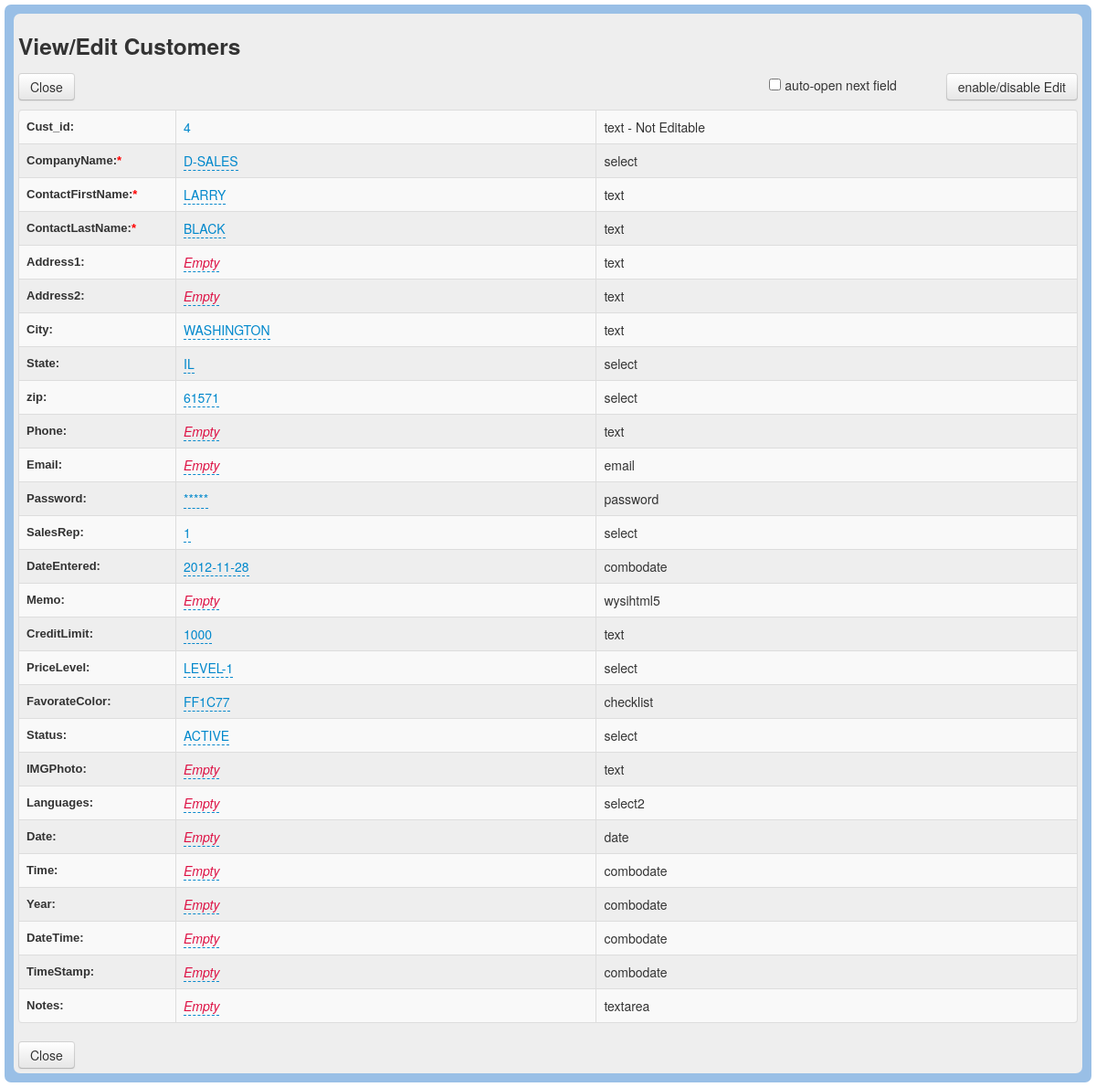
The page /db_Edit.php?id=4 on the database its author committed.
### tables this page shows
CREATE TABLE IF NOT EXISTS `customers` (
  `Cust_id` int(11) NOT NULL AUTO_INCREMENT,
  `CompanyName` varchar(50) DEFAULT NULL,
  `ContactFirstName` varchar(50) DEFAULT NULL,
  `ContactLastName` varchar(50) DEFAULT NULL,
  `Address1` varchar(50) DEFAULT NULL,
  `Address2` varchar(50) DEFAULT NULL,
  `City` varchar(50) DEFAULT NULL,
  `State` varchar(50) DEFAULT NULL,
  `zip` varchar(15) DEFAULT NULL,
  `Phone` varchar(50) DEFAULT NULL,
  `Email` varchar(100) DEFAULT NULL,
  `Password` varchar(100) DEFAULT NULL,
  `SalesRep` varchar(11) DEFAULT NULL,
  `DateEntered` date DEFAULT NULL,
  `Memo` blob,
  `CreditLimit` double DEFAULT NULL,
  `PriceLevel` varchar(50) DEFAULT NULL,
  `FavorateColor` varchar(50) DEFAULT NULL,
  `Status` varchar(50) DEFAULT NULL,
  `IMGPhoto` varchar(255) DEFAULT NULL,
  `Languages` varchar(100) DEFAULT NULL,
  `Date` date DEFAULT NULL,
  `Time` time DEFAULT NULL,
  `Year` year(4) DEFAULT NULL,
  `DateTime` datetime DEFAULT NULL,
  `TimeStamp` timestamp NULL DEFAULT NULL,
  `Notes` longtext,
  PRIMARY KEY (`Cust_id`)
);

### includes/db_Config.php (called while the page is built, shortened)
<?php
$db_Table = 'customers';
$appTitle = 'Customers';
$appTheme = 'blue';
$strFieldType  	= 'text,select,text,text,text,text,text,select,select,text,email,password,select,combodate,wysihtml5,text,select,checklist,select,text,select2,date,combodate,combodate,combodate,combodate,textarea';
$dbCanEdit = 1;
$strDisplayViewEdit =   "322222222222221222222222222";
$strRequired =          "011100000000000000000000000";
?>

### includes/db_Language.php (called while the page is built, shortened)
<?php
$txtEditView = "View/Edit";
$txtEnableButton = "enable/disable Edit";
?>

### includes/MeekroDB/meekrodb.2.1.class.php (called while the page is built, shortened)
<?php
class DB {
  protected static $mdb = null;
  public static function getMDB() {
    $mdb = DB::$mdb;
    if ($mdb === null) {
      $mdb = DB::$mdb = new MeekroDB();
    }
    return $mdb;
  }
  public static function queryFirstRow() { $args = func_get_args(); return call_user_func_array(array(DB::getMDB(), 'queryFirstRow'), $args); }
  public static function count() { $args = func_get_args(); return call_user_func_array(array(DB::getMDB(), 'count'), $args); }
  public static function columnList() { $args = func_get_args(); return call_user_func_array(array(DB::getMDB(), 'columnList'), $args); }
}
class MeekroDB {
  public $dbName = '';
  public $user = '';
  public $password = '';
  public $host = 'localhost';
  public $port = null;
  public $encoding = 'latin1';
  public $param_char = '%';
  public $named_param_seperator = '_';
  public $internal_mysql = null;
  public function __construct($host=null, $user=null, $password=null, $dbName=null, $port=null, $encoding=null) {
    if ($host === null) $host = DB::$host;
    if ($user === null) $user = DB::$user;
    if ($password === null) $password = DB::$password;
    if ($dbName === null) $dbName = DB::$dbName;
    if ($port === null) $port = DB::$port;
    if ($encoding === null) $encoding = DB::$encoding;
    $this->host = $host;
    $this->user = $user;
    $this->password = $password;
    $this->dbName = $dbName;
    $this->port = $port;
    $this->encoding = $encoding;
  }
  public function get() {
    $mysql = $this->internal_mysql;
    if ($mysql == null) {
      $mysql = new mysqli($this->host, $this->user, $this->password, $this->dbName, $this->port);
      $mysql->set_charset($this->encoding);
      $this->internal_mysql = $mysql;
    }
    return $mysql;
  }
  public function count() { $args = func_get_args(); return call_user_func_array(array($this, 'numRows'), $args); }
  protected function prependCall($function, $args, $prepend) {
    array_unshift($args, $prepend);
    return call_user_func_array($function, $args);
  }
  public function freeResult($result) {
    return $result->free();
  }
  public function columnList($table) {
    return $this->queryOneColumn('Field', "SHOW COLUMNS FROM $table");
  }
  public function parseQueryParamsNew() {
    $args = func_get_args();
    $sql = array_shift($args);
    $args_all = $args;
    $posList = array();
    $pos_adj = 0;
    $param_char_length = strlen($this->param_char);
    $named_seperator_length = strlen($this->named_param_seperator);
    $types = array(
      $this->param_char . 'll',
      $this->param_char . 'ls',
      $this->param_char . 'l',
      $this->param_char . 'li',
      $this->param_char . 'ld',
      $this->param_char . 'lb',
      $this->param_char . 's',
      $this->param_char . 'i',
      $this->param_char . 'd',
      $this->param_char . 'b',
      $this->param_char . 'ss'
    );
    foreach ($types as $type) {
      $lastPos = 0;
      while (($pos = strpos($sql, $type, $lastPos)) !== false) {
        $lastPos = $pos + 1;
        $posList[$pos] = $type;
      }
    }
    ksort($posList);
    foreach ($posList as $pos => $type) {
      $type = substr($type, $param_char_length);
      $length_type = strlen($type) + $param_char_length;
      $new_pos = $pos + $pos_adj;
      $new_pos_back = $new_pos + $length_type;
      if ($arg_number_length = strspn($sql, '0123456789', $new_pos_back)) {
        $arg_number = substr($sql, $new_pos_back, $arg_number_length);
        if (! isset($args_all[$arg_number])) $this->nonSQLError("Non existent argument reference (arg $arg_number): $sql");
        $arg = $args_all[$arg_number];
      } else {
        $arg = array_shift($args);
      }
      if (in_array($type, array('s', 'i', 'd', 'b', 'l'))) {
        $array_type = false;
        $arg = array($arg);
        $type = 'l' . $type;
      } else if ($type == 'ss') {
        $result = "'%" . $this->escape(str_replace(array('%', '_'), array('\%', '\_'), $arg)) . "%'";
      } else {
        $array_type = true;
        if (! is_array($arg)) $this->nonSQLError("Badly formatted SQL query: $sql -- expecting array, but didn't get one!");
      }
      if ($type == 'ls') $result = $this->wrapStr($arg, "'", true);
      else if ($type == 'li') $result = array_map('intval', $arg);
      else if ($type == 'ld') $result = array_map('floatval', $arg);
      else if ($type == 'lb') $result = array_map(array($this, 'formatTableName'), $arg);
      else if ($type == 'll') $result = $arg;
      else if (! $result) $this->nonSQLError("Badly formatted SQL query: $sql");
      if (is_array($result)) {
        if (! $array_type) $result = $result[0];
        else $result = '(' . implode(',', $result) . ')';
      }
      $sql = substr_replace($sql, $result, $new_pos, $length_type + $arg_number_length);
      $pos_adj += strlen($result) - ($length_type + $arg_number_length);
    }
    return $sql;
  }
  public function parseQueryParams() {
    $args = func_get_args();
    if (count($args) < 2) return $args[0];
    if (is_string($args[1]) && preg_match('/^[is]+$/', $args[1]) && substr_count($args[0], '?') > 0)
      return call_user_func_array(array($this, 'parseQueryParamsOld'), $args);
    else
      return call_user_func_array(array($this, 'parseQueryParamsNew'), $args);
  }
  public function queryUnbuf() { $args = func_get_args(); return $this->prependCall(array($this, 'queryHelper'), $args, 'unbuffered'); }
  protected function queryHelper() {
    $args = func_get_args();
    $type = array_shift($args);
    $is_buffered = ($type == 'buffered');
    $is_null = ($type == 'null');
    $sql = call_user_func_array(array($this, 'parseQueryParams'), $args);
    $db = $this->get();
    $result = $db->query($sql, $is_buffered ? MYSQLI_STORE_RESULT : MYSQLI_USE_RESULT);
    return $result;
  }
  public function queryAllRows() {
    $args = func_get_args();
    $query = call_user_func_array(array($this, 'queryUnbuf'), $args);
    $result = $this->fetchAllRows($query);
    return $result;
  }
  public function queryFirstRow() {
    $args = func_get_args();
    $query = call_user_func_array(array($this, 'queryUnbuf'), $args);
    $result = $this->fetchRow($query);
    return $result;
  }
  public function queryOneColumn() {
    $args = func_get_args();
    $column = array_shift($args);
    $results = call_user_func_array(array($this, 'queryAllRows'), $args);
    $ret = array();
    foreach ($results as $row) {
      $ret[] = $row[$column];
    }
    return $ret;
  }
  protected function checkError() {
    return false;
  }
  public function fetchRow($result = null) {
    return $result->fetch_assoc();
  }
  public function fetchAllRows($result = null) {
    $A = array();
    while ($row = $this->fetchRow($result)) {
      $A[] = $row;
    }
    return $A;
  }
}
?>

### includes/db_Functions.php (called while the page is built, shortened)
<?php
$arrFieldNames = DB::columnList($db_Table);
?>

### db_Edit.php (the view, shortened to what this page needs)
<!DOCTYPE html>
<html lang="en">
<head>
	<title>Simple-ConnectDB</title><?php
$key = $_GET['id'];
require_once 'includes/db_Config.php';
require_once 'includes/db_Language.php';
require_once 'includes/db_Connection.php';
require_once 'includes/db_Functions.php';
if($dbCanEdit == 1){
?>
	<link rel="stylesheet" type="text/css" href="assets/tablesorter-master/css/theme.<?php echo $appTheme ?>.css">
	<link rel="stylesheet" type="text/css" href="assets/css/db_Style.css">
	<link rel="stylesheet" type="text/css" href="assets/fancybox/source/jquery.fancybox.css?v=2.1.4" media="screen" />
 	<link href="assets/bootstrap/css/bootstrap.css" rel="stylesheet">
	<link href="assets/bootstrap/css/bootstrap-responsive.css" rel="stylesheet">
	<link href="assets/model/css/bootstrap-modal.css" rel="stylesheet">
	<link href="assets/x-editable/bootstrap-editable/css/bootstrap-editable.css" rel="stylesheet">
	<link rel="stylesheet" type="text/css" href="assets/tablesorter-master/addons/pager/jquery.tablesorter.pager.css">
	<link href="assets/select2/select2.css" rel="stylesheet">
	<link href="assets/x-editable/inputs-ext/wysihtml5/bootstrap-wysihtml5-0.0.2/bootstrap-wysihtml5-0.0.2.css" rel="stylesheet">
<link href="assets/x-editable/inputs-ext/wysihtml5/bootstrap-wysihtml5-0.0.2/wysiwyg-color.css" rel="stylesheet">
</head>
<body>
<div  class="main">
<div class="contents">
	<h3><?php echo $txtEditView . " " . $appTitle ?></h3>
	<a href="javascript:parent.jQuery.fancybox.close();" class="btn">Close</a>
            <div style="float: right; margin-bottom: 10px">
            <label style="display: inline-block; margin-right: 50px"><input type="checkbox" id="autoopen" style="vertical-align: baseline">&nbsp;auto-open next field</label>
            <button id="enable" class="btn"><?php echo $txtEnableButton ?></button>
            </div>
	<table id="editform" class="table table-bordered table-striped table-hover">
		<tbody>
		<?php
		$FieldType = explode(',',$strFieldType);
		$record = DB::queryFirstRow("SELECT * FROM $db_Table WHERE $arrFieldNames[0]=%i", $key);
		$columns = DB::columnList($db_Table);
		$count = count($columns);
	for ($i=0; $i<=$count-1; $i++ ) {
			if (substr($strDisplayViewEdit,$i,1) == 1 || substr($strDisplayViewEdit,$i,1) == 2 || substr($strDisplayViewEdit,$i,1) == 3){
				if (substr($strRequired,$i,1) == 1){
					$required = "<font color='red'>*</font>";
				}
				else
				{
					$required = '';
				}
				echo '<tr><td id="fieldnames" class="editfieldname">'. $arrFieldNames[$i] . ':'.$required.'</td>';
					if(!empty($FieldType[$i]) && $FieldType[$i] == 'password'){
						$record[$arrFieldNames[$i]] = '*****';
					}
					if (substr($strDisplayViewEdit,$i,1) == 1 || substr($strDisplayViewEdit,$i,1) == 2){
						echo '<td><a href="#" id="'. $columns[$i]  .'" >' . $record[$arrFieldNames[$i]] . '</a></td>';
						echo '<td id="fieldtype">' . $FieldType[$i]. '</td></tr>';
					}
					if (substr($strDisplayViewEdit,$i,1) == 3){
						echo '<td><a href="#" id="'. $columns[$i]  .'" >' . $record[$arrFieldNames[$i]] . '</a></td>';
						echo '<td>' . $FieldType[$i]. ' - Not Editable</td></tr>';
					}
			}
	}
?>
		</tbody>
	</table>
	<a href="javascript:parent.jQuery.fancybox.close();" class="btn">Close</a>
</div>
</div>
<?php
}
else
{
header("Location: noRights.php");
}
?>
</body>
</html>

### rows shown on the page
customers: Cust_id "4", CompanyName "D-SALES", ContactFirstName "LARRY", ContactLastName "BLACK", City "WASHINGTON", State "IL", zip "61571", SalesRep "1", DateEntered "2012-11-28", CreditLimit "1000", PriceLevel "LEVEL-1", FavorateColor "FF1C77", Status "ACTIVE"

### other values the page prints
$txtEditView "View/Edit"
$appTitle "Customers"
$txtEnableButton "enable/disable Edit"
$arrFieldNames[$i] "Cust_id"
$FieldType[$i] "text"
$arrFieldNames[$i] "CompanyName"
$FieldType[$i] "select"
$arrFieldNames[$i] "ContactFirstName"
$arrFieldNames[$i] "ContactLastName"
$arrFieldNames[$i] "Address1"
$arrFieldNames[$i] "Address2"
$arrFieldNames[$i] "City"
$arrFieldNames[$i] "State"
$arrFieldNames[$i] "zip"
$arrFieldNames[$i] "Phone"
